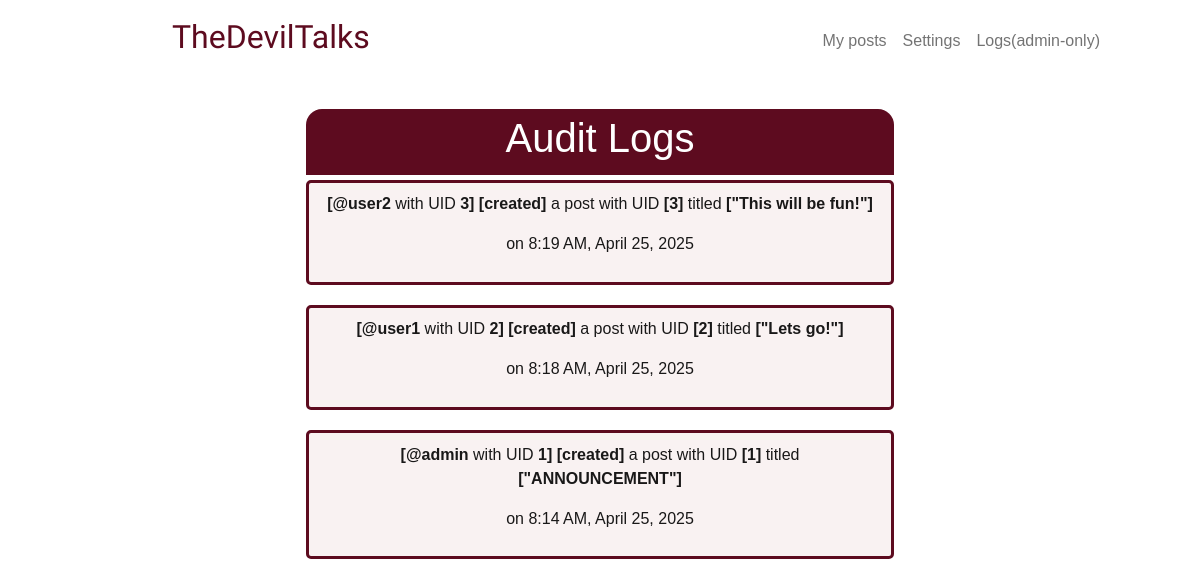
The page /admin (signed in) on the database its author committed.
### tables this page shows
CREATE TABLE post_logs (
    id INTEGER PRIMARY KEY AUTOINCREMENT NOT NULL,
    user_id INTEGER NOT NULL,
    post_id INTEGER NOT NULL,
    title TEXT NOT NULL,
    operation TEXT NOT NULL,  -- 'create' and 'delete'
    time_stamp DATETIME NOT NULL DEFAULT CURRENT_TIMESTAMP,
    FOREIGN KEY (user_id) REFERENCES users(id) ON DELETE RESTRICT
);

CREATE TABLE users (
    id INTEGER PRIMARY KEY AUTOINCREMENT NOT NULL,
    username TEXT UNIQUE NOT NULL,
    hashed_password TEXT NOT NULL,
    joined_at DATETIME NOT NULL DEFAULT CURRENT_TIMESTAMP,
    is_admin BOOLEAN DEFAULT FALSE
);

### app.py (the view)
@app.route("/admin", methods=["GET"])
@login_required
def admin():
    if session.get("is_admin") == 0:
        return redirect("/")
    fetch_query = """
            SELECT
                users.id,
                users.username,
                post_logs.post_id,
                post_logs.title,
                post_logs.operation,
                post_logs.time_stamp
            FROM post_logs
            JOIN users ON post_logs.user_id = users.id
            ORDER BY post_logs.time_stamp DESC;
            """
    logs = db.execute(fetch_query)
    return render_template("admin.html", logs=logs)

### app.py (called while the page is built)
def login_required(f):
    @wraps(f)
    def decorated_function(*args, **kwargs):
        if session.get("user_id") is None:
            return redirect("/login")
        return f(*args, **kwargs)
    return decorated_function

@app.template_filter("format_datetime")
def format_datetime(date_time):
    try:
        parsed_date_time = datetime.strptime(date_time, "%Y-%m-%d %H:%M:%S")
        if platform.system() == "Windows":
            format = "%#I:%M %p, %B %d, %Y" # Hashtag instead of '-'
        else:
            format = "%-I:%M %p, %B %d, %Y" # UNIX OS: '-' instead of Hashtag
        return parsed_date_time.strftime(format)
    except Exception:
        return date_time

### templates/admin.html (shortened to what this page needs)
{% extends "layout.html" %}
{% block main %}
    <div class="others-post-header">
        <h1> Audit Logs </h1>
    </div>
    <div>
        {% for log in logs %}
            <div class="others-post-container">
                <div class="row">
                        <p><b>[@{{log["username"]}}</b> with UID <b>{{log["id"]}}]</b> <b>[{{log["operation"]}}d]</b> a post with UID <b>[{{log["post_id"]}}]</b> titled <b>["{{log["title"]}}"]</b></p>
                        <p> on {{ log["time_stamp"] | format_datetime }} </p>
                </div>
            </div>
        {% endfor %}
    </div>
{% endblock %}

### static/styles.css (style rules this page uses)
h1 { font-size: 40px; }
p { color:rgba(0, 0, 0, 0.9) ; }
* { font-family: Verdana, Geneva, Tahoma, sans-serif; }
.others-post-header { background-color: rgb(93, 11, 31); color: rgb(255, 255, 255); margin: 35px 25% 0 25%; padding: 0.3rem; text-align: center; border-radius: 1rem 1rem 0 0; }
.others-post-container { background-color: rgba(128, 0, 0, 0.05); border: solid; border-width: 3px; border-color: rgb(93, 11, 31); color: rgb(0, 0, 0); margin: 5px 25% 20px 25%; padding: 0.6rem; text-align: center; border-radius: 5px; }
.row { display: flex !important; }

### rows shown on the page
post_logs: username "user2", id "3", operation "create", post_id "3", title "This will be fun!", time_stamp "8:19 AM, April 25, 2025"
post_logs: username "user1", id "2", operation "create", post_id "2", title "Lets go!", time_stamp "8:18 AM, April 25, 2025"
post_logs: username "admin", id "1", operation "create", post_id "1", title "ANNOUNCEMENT", time_stamp "8:14 AM, April 25, 2025"
